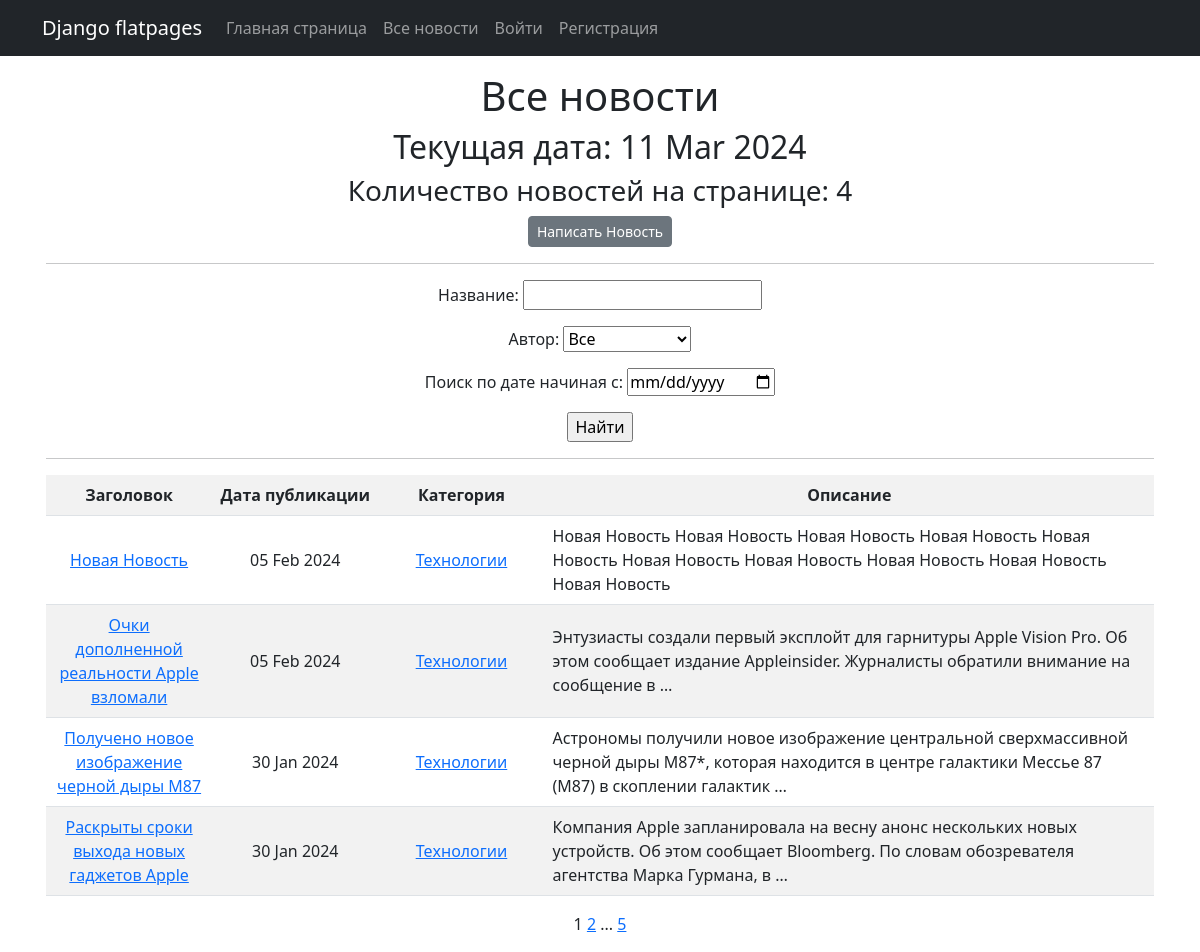
The page /all-posts/ on the database as committed earlier.
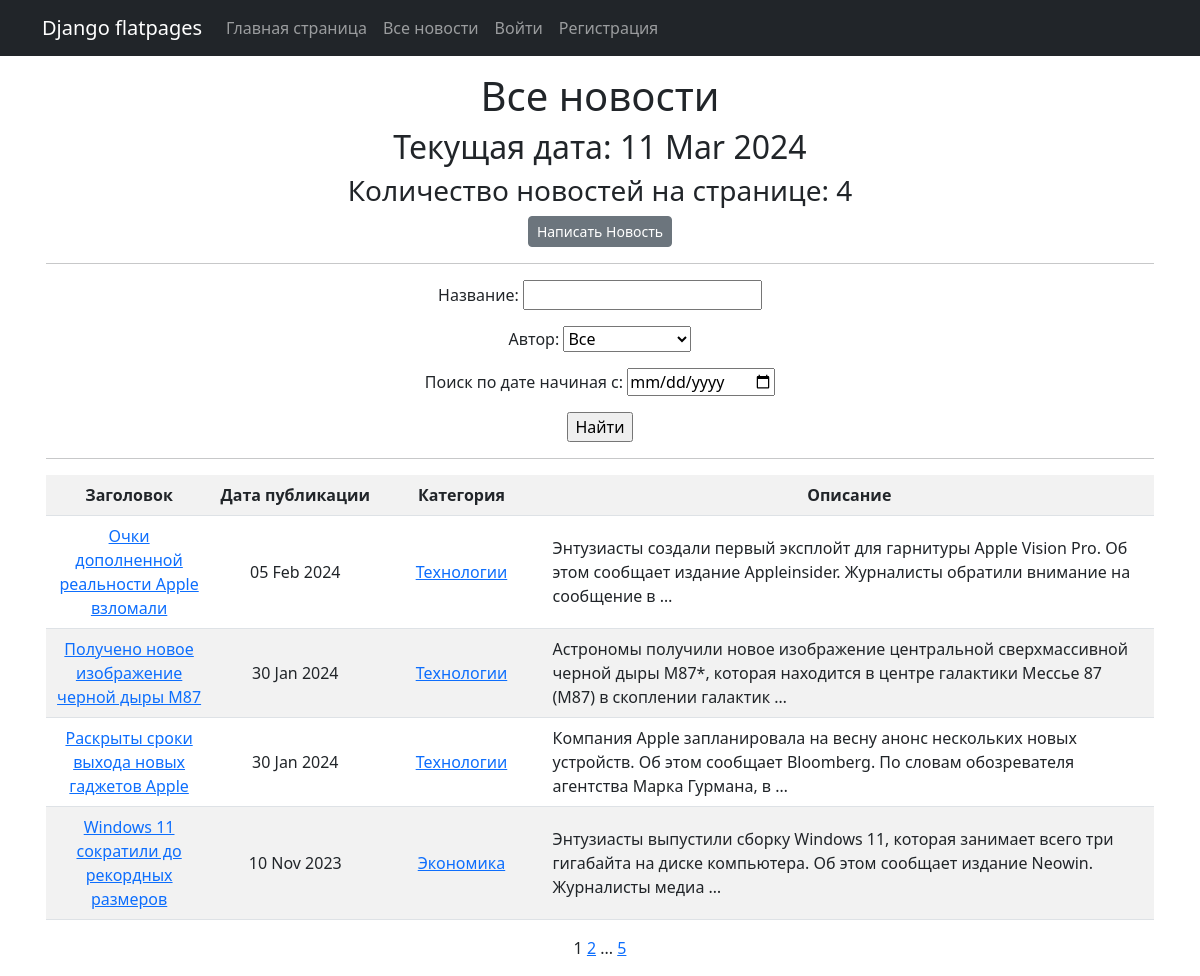
The same page on the database as committed later.
### news/models.py (models this page shows, shortened)
class Post(models.Model):
    article = "AR"
    news = "NW"
    TYPE = [
        (article, 'Статья'),
        (news, 'Новость')
    ]
    author = models.ForeignKey(Author, on_delete = models.CASCADE)
    post_type = models.CharField(max_length = 2, choices=TYPE, default=article)
    time_in = models.DateTimeField(auto_now_add = True)
    categories = models.ManyToManyField(Category, through = "PostCategory")
    title = models.CharField(max_length = 120)
    text = models.TextField(unique = True)
    rating = models.IntegerField(default = 0)

class Category(models.Model):
    category = models.CharField(max_length = 255, unique = True)
    subscribers = models.ManyToManyField(User, related_name='categories', blank=True)

### news/views.py (the view)
# urls.py: path('', NewsList.as_view(), name='news_list'),
class NewsList(ListView):
    model = Post
    ordering = '-time_in'
    template_name = 'news.html'
    context_object_name = 'news'
    paginate_by = 4  # вот так мы можем указать количество записей на странице
    def get_queryset(self):
        queryset = super().get_queryset()
        self.filterset = NewsFilter(self.request.GET, queryset)
        return self.filterset.qs
    def get_context_data(self, **kwargs):
        context = super().get_context_data(**kwargs)
        context['time_now'] = datetime.utcnow()
        context['filterset'] = self.filterset
        return context

### news/models.py (called while the page is built)
    def __str__(self):
        return self.user.username

### news/templatetags/custom_filters.py (called while the page is built)
@register.filter(name = "censor")
def currency(value):
   for word in censor_list:
      value = value.replace(word, '*' * len(word))
   return value

### news/templatetags/custom_tags.py (called while the page is built)
@register.simple_tag()
def current_time(format_string='%d %b %Y'):
   return datetime.utcnow().strftime(format_string)

@register.simple_tag(takes_context=True)
def url_replace(context, **kwargs):
   d = context['request'].GET.copy()
   for k, v in kwargs.items():
       d[k] = v
   return d.urlencode()

### templates/news.html (shortened to what this page needs)
{% extends 'flatpages/default.html' %}
{% load custom_filters %}
{% load custom_tags %}
{% block content %}
<h1>Все новости</h1>
<h2>Текущая дата: {% current_time '%d %b %Y' %}</h2>
<h3>Количество новостей на странице: {{ news|length }}</h3>
<a class="btn btn-secondary btn-sm" href="news/create/">Написать Новость</a>
<hr>
   <form action="" method="get">
       {{ filterset.form.as_p }}
       <input type="submit" value="Найти" />
   </form>
<hr>
   {% if news %}
       <table class="table table-striped" style="vertical-align: middle;">
           <tr>
               <th style="width:15%;">Заголовок</th>
               <th style="width:15%;">Дата публикации</th>
               <th style="width:15%;">Категория</th>
               <th>Описание</th>
           </tr>
           {% for new in news %}
           <tr>
               <td>
                   <a href="{% url 'news_detail' new.id %}">{{ new.title | censor }}</a>
               </td>
               <td>{{ new.time_in|date:'d M Y' }}</td>
               <td>{% for category in new.categories.all %}
                   <a href="{% url 'category_list' category.id %}"> {{ category.category }}</a>
                   {% endfor %}
               </td>
               <td style="text-align:left;">{{ new.text | truncatewords:20 | censor }}</td>
           </tr>
           {% endfor %}
       </table>
   {% else %}
       <h2>Новостей нет!</h2>
   {% endif %}
   {{ page_obj.number }}
   {% if page_obj.has_next %}
       <a href="?{% url_replace page=page_obj.next_page_number %}">{{ page_obj.next_page_number }}</a>
       {% if paginator.num_pages != page_obj.next_page_number %}
           ...
           <a href="?{% url_replace page=page_obj.paginator.num_pages %}">{{ page_obj.paginator.num_pages }}</a>
       {% endif %}
   {% endif %}
{% endblock content %}

Rows that differ between the two databases and show on the page:
removed Post: title|censor "Новая Новость", time_in "05 Feb 2024", text|censor "Новая Новость Новая Новость Новая Новость Новая Новость Новая Новость Новая Новость Новая Новость Новая Новость Новая Новость Новая Новость", Category (category "Технологии")
now on this page (row unchanged): Post: title|censor "Windows 11 сократили до рекордных размеров", time_in "10 Nov 2023", text|censor "Энтузиасты выпустили сборку Windows 11, которая занимает всего три гигабайта на диске компьютера. Об этом сообщает издание Neowin. Журналисты медиа …"
now on this page (row unchanged): Category: category "Экономика", shown under "Windows 11 сократили до рекордных размеров"
